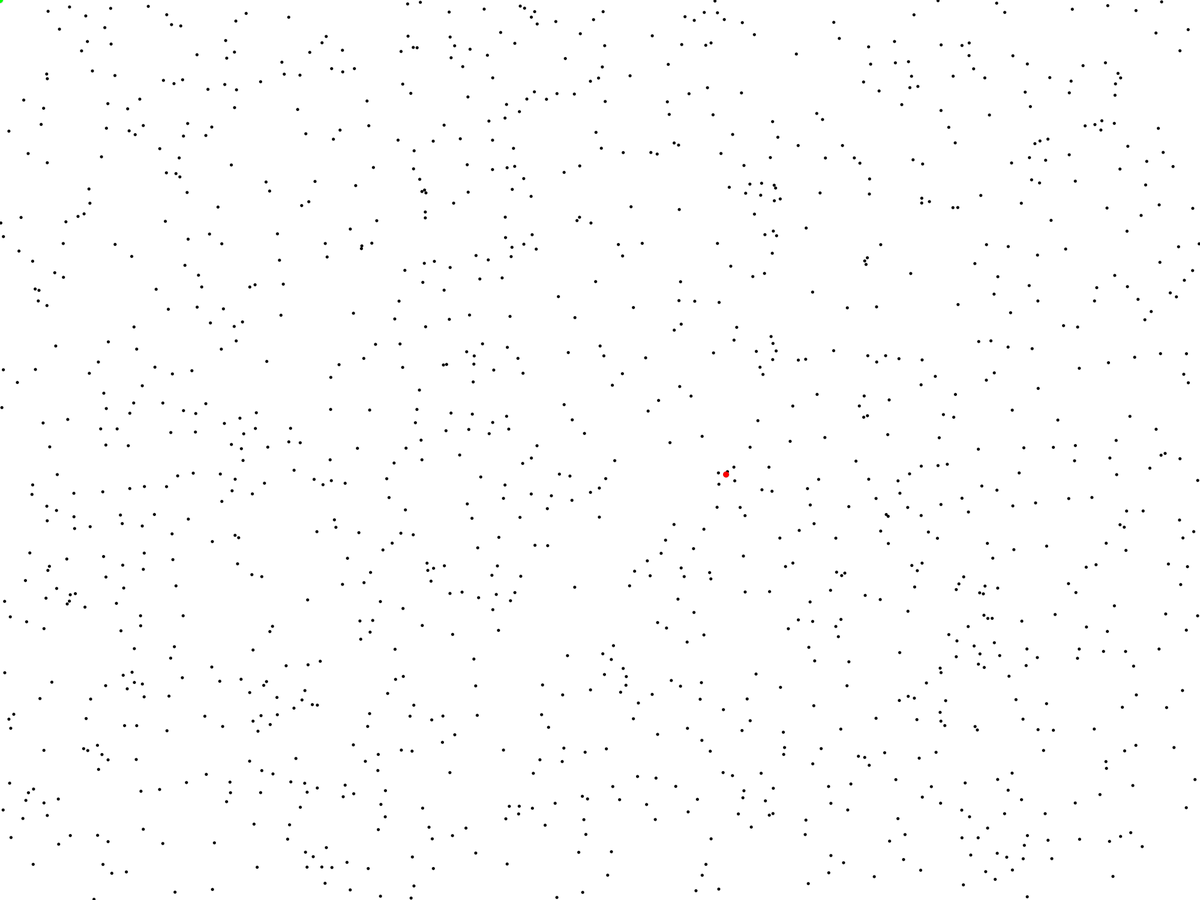
Frame 1 (no input)
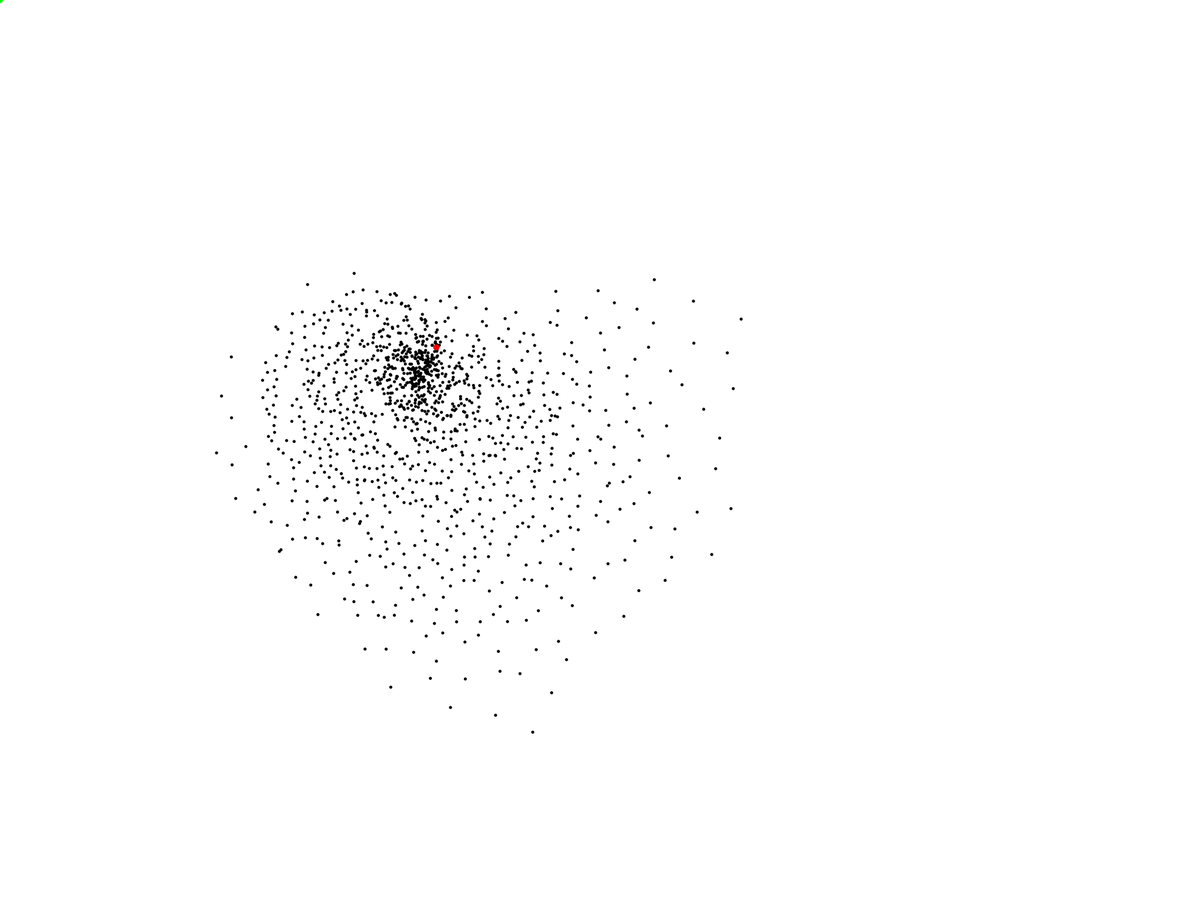
Frame 60 (the mouse pressed at the canvas centre just before this capture)
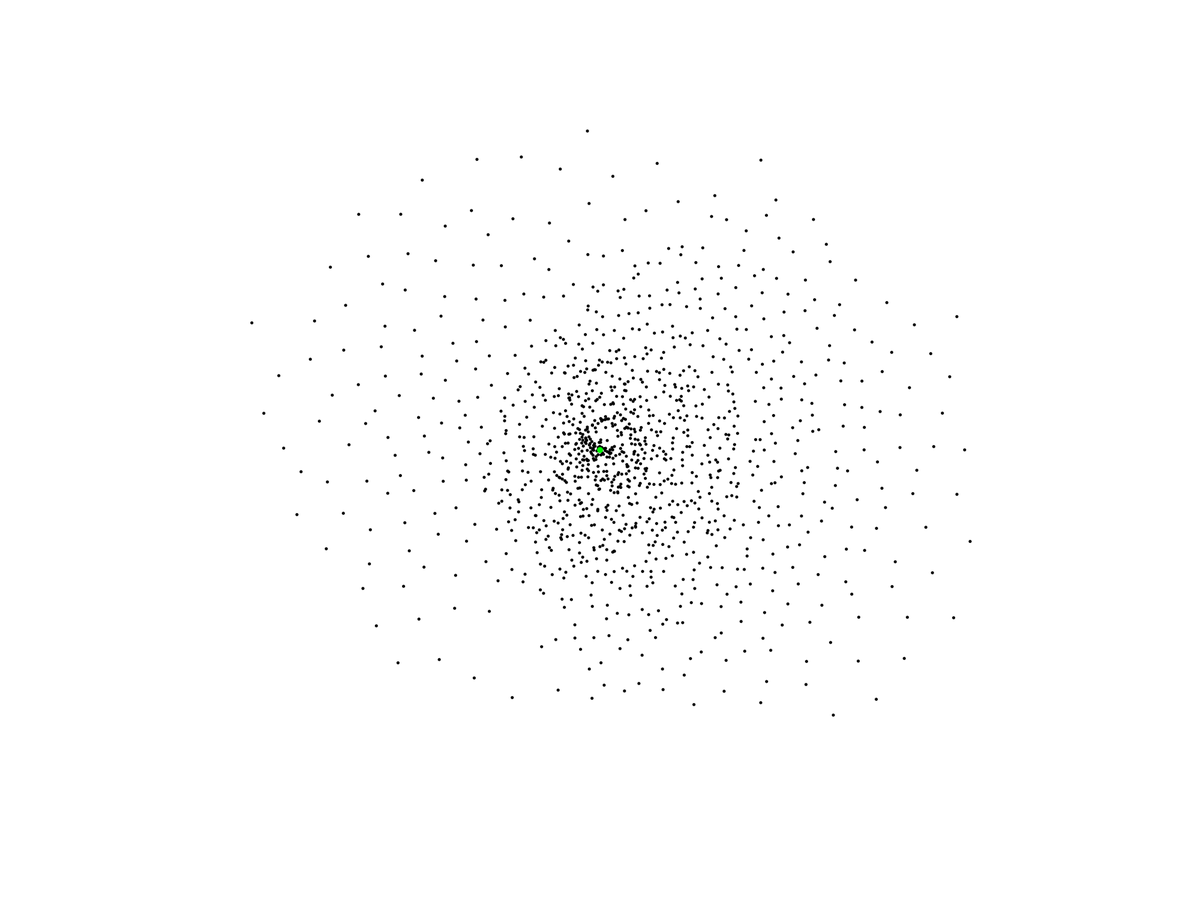
Frame 120 (the mouse held since frame 60 and released just before this capture)

The Processing sketch that drew these frames (run headless with seeded random() and noise(); from frame 60 on, the mouse is pressed at the canvas centre):

// Processing sketch: Park_NOC_6_11A_Separation_Final
// ── Park_NOC_6_11A_Separation_Final.pde
/* Ryan P    "12/120/19"
"6.11 Separation"
Information Engineering  '19-20     St. Mark's School of Texas 

Code Abstract: To create a sketch that adds separation code to multiple vehicles

Source(s):Daniel Shiffman

This program is free software: you can redistribute it and/or modify it under the terms of the GNU General Public License v3 as published by the Free Software Foundation
 */
/*
notes: The green dot is the mouse, the red dot is the default target. Click to control the swimmers with the mouse.
*/
//DCR: Very Original. Good Job! Like how you've setup the mouse chagnes.
//20 /20 pts

int total =1200;
ArrayList <Swimmer> swimmerslist = new ArrayList<Swimmer>();
PVector perlinTarget;
float px,py,delta;

void setup() {
  size(2000,1500);//sets the size of the canvas
  smooth();//makes the graphics of the program smoother than normal
  for (int i = 0; i < total; i++) {
    swimmerslist.add(new Swimmer()); //creates a new mover for every integer below the length of the Mover array
  }
  frameRate(200);
  px=random(10000);
  py=random(10000);
  delta=.01;
  
}

void draw() {
  perlinTarget = new PVector( map(noise(px), 0,1,100,width-100), map(noise(py), 0,1,100,height-100) );
  
  if( pow(random(0,1),2) < random(0,1) ){
    perlinTarget.add( new PVector(mouseX,mouseY).sub(perlinTarget).normalize().mult(2) );
  }
  
  
  //fill(255,100);
  //rect(0,0,width,height);;//redraws the background every time
  background(255);

  for (Swimmer p : swimmerslist) {
    if(mousePressed){ 
      p.seek(new PVector (mouseX,mouseY) );
    }else p.seek(perlinTarget);
     p.run(swimmerslist);
    //moves and draws the mover
  }
  px+=delta;
  py+=delta;

  if(mousePressed){ 
      fill(0,255,0);
      ellipse(mouseX,mouseY,10,10);
    }else{
      fill(255,0,0);
      ellipse(perlinTarget.x,perlinTarget.y,10,10);
      fill(0,255,0);
      ellipse(mouseX,mouseY,10,10);
    }
}

// ── swimmer.pde
class Swimmer {

  PVector location1;
  PVector velocity1;
  PVector accleration1;
  float topspeed1;
  float size1;
  float maxforce;
  
  //all these vectors and floats create the variables needed to run the program

  Swimmer() {
    
    location1 = new PVector(random(width),random(height));
    velocity1 = new PVector(0,0);
    accleration1= new PVector (0,0);
    topspeed1 = 20;
    size1 = 5;
    maxforce=1;
    //this code sets the beginning magnitude and direction of all the variables
  }
  
  void run(ArrayList <Swimmer> a){
    sep(a);
    //seek(new PVector(mouseX,mouseY) );
    update();
    //update1();
    display1();
  }
    void update() {
    velocity1.add(accleration1);
    //velocity.limit(maxspeed);
    location1.add(velocity1);
    accleration1.mult(0);
  }//moves the vehicles
 
  void applyForce(PVector force) {
    accleration1.add(force);
  }
 

   void seek(PVector target) {
    PVector desired = PVector.sub(target,location1);
    desired.normalize(); 
    desired.mult(topspeed1);
    PVector steer = PVector.sub(desired,velocity1);
    if(PVector.dist(location1, new PVector (mouseX,mouseY) ) > size1*10){
      steer.limit(maxforce*2);
    }else steer.mult(0);
    //steer.limit(maxforce);
    applyForce(steer);

  }//steers the vehicle toward the path  
  
  void display1() {
    stroke(0);
    strokeWeight(0);
    fill(0);
    ellipse(location1.x,location1.y,size1,size1);
  } // display function draws the circles every time they move
  

  
  void sep(ArrayList<Swimmer> a){//this keeps the swimmers from being to close to eachother.
    PVector sum= new PVector();
    float dSep= size1*15;
    int count =0;
    for (Swimmer b:a){
       float d = PVector.dist(location1, b.location1);
      if ((d > 0) && (d < dSep)) {
        PVector diff = PVector.sub(location1, b.location1);
        diff.normalize().div(d); 
        sum.add(diff);
        count++;

      }
    }
    if (count > 0) {
      sum.div(count);
      sum.normalize();
      sum.mult(topspeed1);
      PVector steer = PVector.sub(sum, velocity1);
      steer.limit(maxforce*2);
      accleration1.add(steer);
      
    }
  }
  
  
  
}
